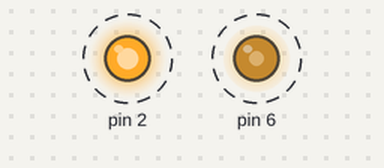
The sketch below on a simulated Arduino Uno, built with avr-gcc and run on an emulated ATmega328P. On the bench: output pins drawn as LEDs (lit = HIGH). Dashed ring = blinking.

Above: at 0.05 s.
Timing chart, 0 to 3.0 s (numbered marks = the images above):
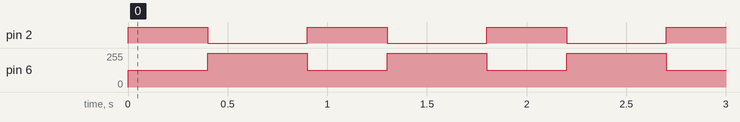

Measured:
- by itself, pin 2: alternates HIGH for 0.40 s and LOW for 0.50 s
- by itself, pin 6: alternates 255/255 for 0.50 s and 127/255 for 0.40 s

The sketch:

Teste_geral.ino
```cpp
void setup(){
    pinMode(6, OUTPUT);
    pinMode(2,OUTPUT);
}
void loop(){

    digitalWrite(2, HIGH);
    analogWrite(6,127);
    delay(400);
    digitalWrite(2, LOW);
    analogWrite(6,255);
    delay(500);
}
```
